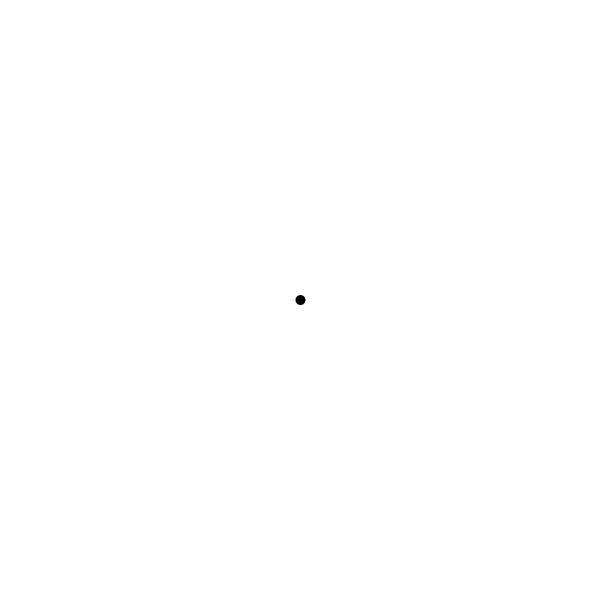
Frame 1 (no input)
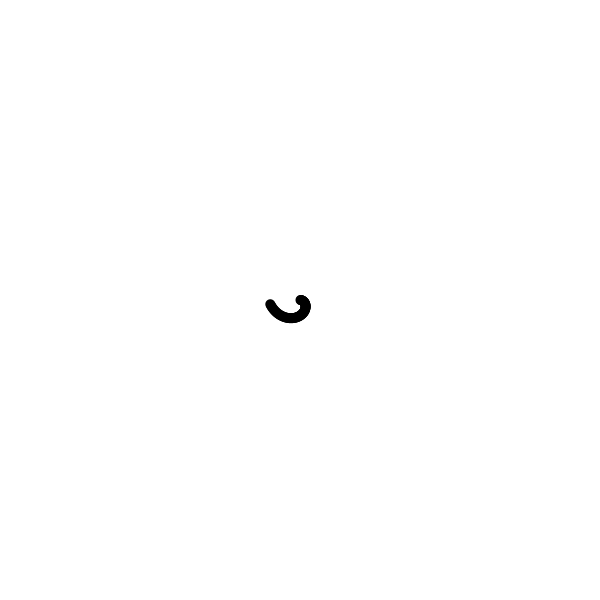
Frame 60 (the mouse pressed at the canvas centre just before this capture)
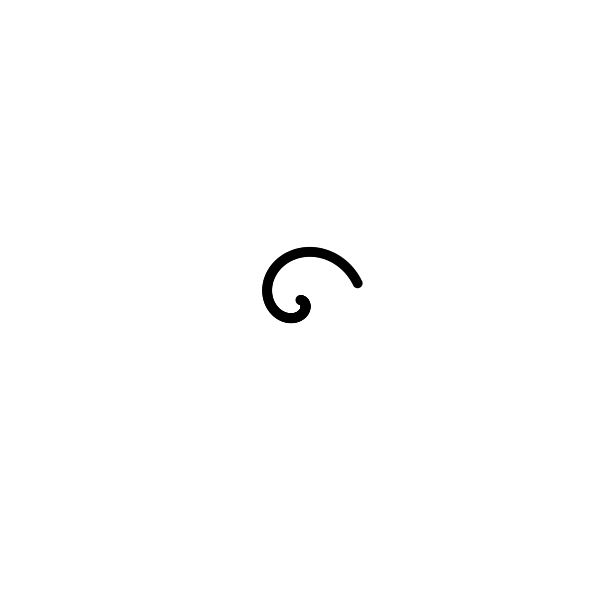
Frame 120 (the mouse held since frame 60 and released just before this capture)

The Processing sketch that drew these frames (run headless with seeded random() and noise(); from frame 60 on, the mouse is pressed at the canvas centre):

// Processing sketch: spiral
// ── spiral.pde
// 角度を増やしてぐるぐるうずまき

// 角度
float angle;

void setup() {
  size(600, 600);

  background(255);
  fill(0);
  noStroke();

  angle = 0;
}

void draw() {

  // 角度を少しずつ増やす
  angle += 0.05;

  // キャンバスの中心座標
  float cx = width / 2;
  float cy = height / 2;

  // 角度の増加に応じて、中心からの長さも増やす
  float len = angle * 10;

  // cos(), sin() で角度に対するX座標とY座標を計算
  // 円を描く
  ellipse(
    cx + cos(angle) * len,
    cy + sin(angle) * len,
    10, 10
  );
}
